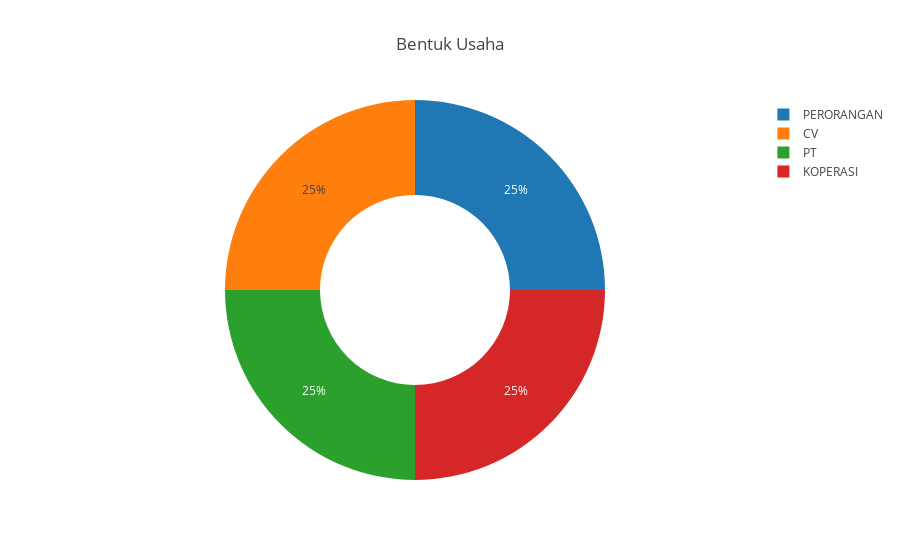

The notebook cell saved with this chart:
### Markdown cell above
### **Berapa persen frekuensi kemunculan Bentuk Usaha dalam data?**

### Code cell
bivariate_visualization_pie(
    data=data,
    names='bentuk_usaha',
    title='Bentuk Usaha',
    hole=0.5
)

### Figure 1 — Plotly figure (JSON) as saved in the notebook; plotly's stock layout.template omitted (floating-point values rounded to 4 significant figures)
{"data": [{"domain": {"x": [0, 1], "y": [0, 1]}, "hole": 0.5, "hovertemplate": "bentuk_usaha=%{label}<extra></extra>", "labels": ["PERORANGAN", "CV", "PT", "KOPERASI", "PERORANGAN", "CV", "PT", "KOPERASI", "PERORANGAN", "CV", "PT", "KOPERASI", "PERORANGAN", "CV", "PT", "KOPERASI", "PERORANGAN", "CV", "PT", "KOPERASI", "PERORANGAN", "CV", "PT", "KOPERASI", "PERORANGAN", "CV", "PT", "KOPERASI", "PERORANGAN", "CV", "PT", "KOPERASI", "PERORANGAN", "CV", "PT", "KOPERASI", "PERORANGAN", "CV", "PT", "KOPERASI", "PERORANGAN", "CV", "PT", "KOPERASI", "PERORANGAN", "CV", "PT", "KOPERASI", "PERORANGAN", "CV", "PT", "KOPERASI", "PERORANGAN", "CV", "PT", "KOPERASI", "PERORANGAN", "CV", "PT", "KOPERASI", "PERORANGAN", "CV", "PT", "KOPERASI", "PERORANGAN", "CV", "PT", "KOPERASI", "PERORANGAN", "CV", "PT", "KOPERASI", "PERORANGAN", "CV", "PT", "KOPERASI", "PERORANGAN", "CV", "PT", "KOPERASI", "PERORANGAN", "CV", "PT", "KOPERASI", "PERORANGAN", "CV", "PT", "KOPERASI", "PERORANGAN", "CV", "PT", "KOPERASI", "PERORANGAN", "CV", "PT", "KOPERASI", "PERORANGAN", "CV", "PT", "KOPERASI", "PERORANGAN", "CV", "PT", "KOPERASI", "PERORANGAN", "CV", "PT", "KOPERASI"], "legendgroup": "", "name": "", "showlegend": true, "type": "pie"}], "layout": {"autosize": true, "legend": {"tracegroupgap": 0}, "title": {"text": "Bentuk Usaha"}}}
